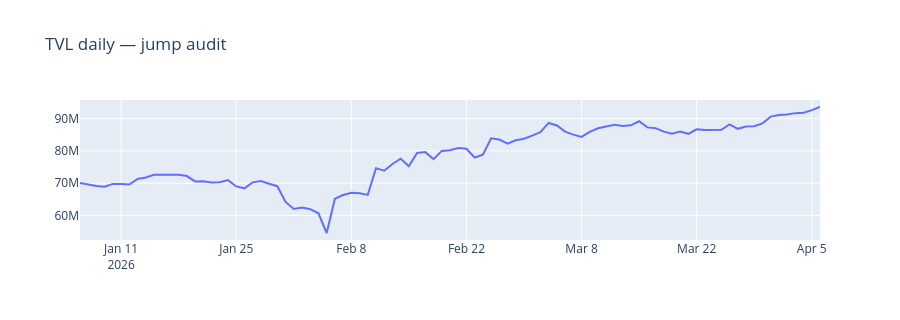

Source (notebook cell):
### Markdown cell above
**QA purpose**: detect TVL discontinuities (jumps > 50% day-over-day) — annotate dates, then cross-check vs LP flow in 03.

### Code cell
jumps = db.read_query(f"""
SELECT date, tvl_token0_equiv,
       lagInFrame(tvl_token0_equiv, 1, NULL) OVER (PARTITION BY pool ORDER BY date) AS prev_tvl,
       (tvl_token0_equiv - lagInFrame(tvl_token0_equiv, 1, NULL) OVER (PARTITION BY pool ORDER BY date)) / nullIf(lagInFrame(tvl_token0_equiv, 1, NULL) OVER (PARTITION BY pool ORDER BY date), 0) AS pct_change
FROM mart_tvl_daily
WHERE lower(pool) = lower('{POOL}') AND date >= toDate('{START_DATE_90D}')
ORDER BY date
""")
fig = go.Figure()
fig.add_trace(go.Scatter(x=jumps["date"].to_list(), y=jumps["tvl_token0_equiv"].to_list(), mode="lines", name="TVL"))
flagged = jumps.filter(pl.col("pct_change").abs() > 0.5)
if flagged.height > 0:
    fig.add_trace(go.Scatter(x=flagged["date"].to_list(), y=flagged["tvl_token0_equiv"].to_list(),
                              mode="markers", marker=dict(size=10, color="red"), name=">50% jump"))
fig.update_layout(height=320, title_text="TVL daily — jump audit")
fig.show()
print(f"Flagged jump days: {flagged.height}")
